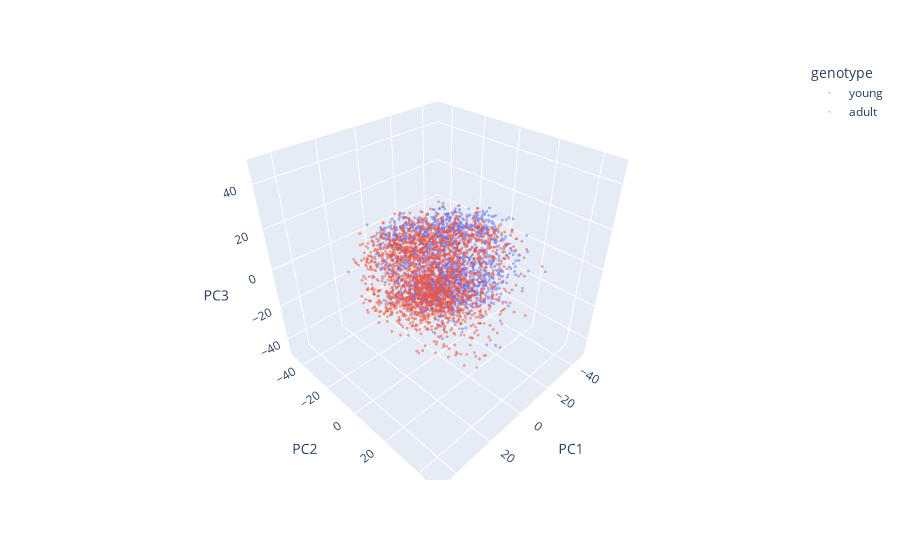

Here is the notebook cell this chart was saved with:
### Code cell
fig = px.scatter_3d(df, x='PC1', y='PC2', z='PC3', color='genotype', opacity=0.5, 
                    range_x=[-50, 50], range_y=[-50, 50], range_z=[-50, 50])
fig.update_traces(marker=dict(size=1))
fig.update_layout(scene_aspectmode='cube')

### Figure 1 — Plotly figure (JSON) as saved in the notebook; plotly's stock layout.template omitted (floating-point values rounded to 4 significant figures; data arrays with more than 128 entries replaced by an {"elided": "..."} marker saying what was removed)
{"data": [{"hovertemplate": "genotype=young<br>PC1=%{x}<br>PC2=%{y}<br>PC3=%{z}<extra></extra>", "legendgroup": "young", "marker": {"color": "#636efa", "opacity": 0.5, "size": 1, "symbol": "circle"}, "mode": "markers", "name": "young", "scene": "scene", "showlegend": true, "type": "scatter3d", "x": {"elided": "1862 float values"}, "y": {"elided": "1862 float values"}, "z": {"elided": "1862 float values"}}, {"hovertemplate": "genotype=adult<br>PC1=%{x}<br>PC2=%{y}<br>PC3=%{z}<extra></extra>", "legendgroup": "adult", "marker": {"color": "#EF553B", "opacity": 0.5, "size": 1, "symbol": "circle"}, "mode": "markers", "name": "adult", "scene": "scene", "showlegend": true, "type": "scatter3d", "x": {"elided": "2252 float values"}, "y": {"elided": "2252 float values"}, "z": {"elided": "2252 float values"}}], "layout": {"legend": {"title": {"text": "genotype"}, "tracegroupgap": 0}, "margin": {"t": 60}, "scene": {"aspectmode": "cube", "domain": {"x": [0, 1], "y": [0, 1]}, "xaxis": {"range": [-50, 50], "title": {"text": "PC1"}}, "yaxis": {"range": [-50, 50], "title": {"text": "PC2"}}, "zaxis": {"range": [-50, 50], "title": {"text": "PC3"}}}}}
